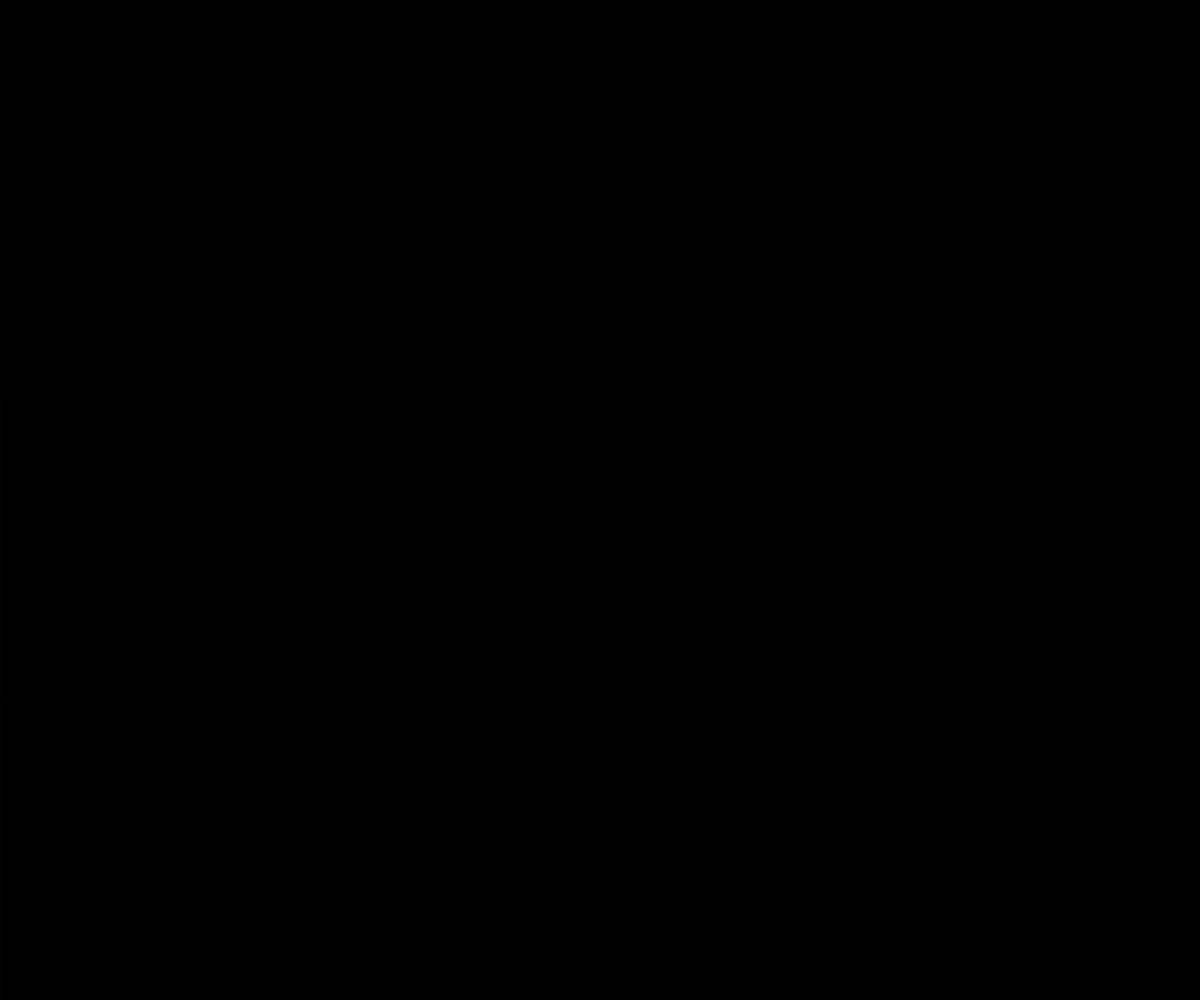
Frame 1 (no input)
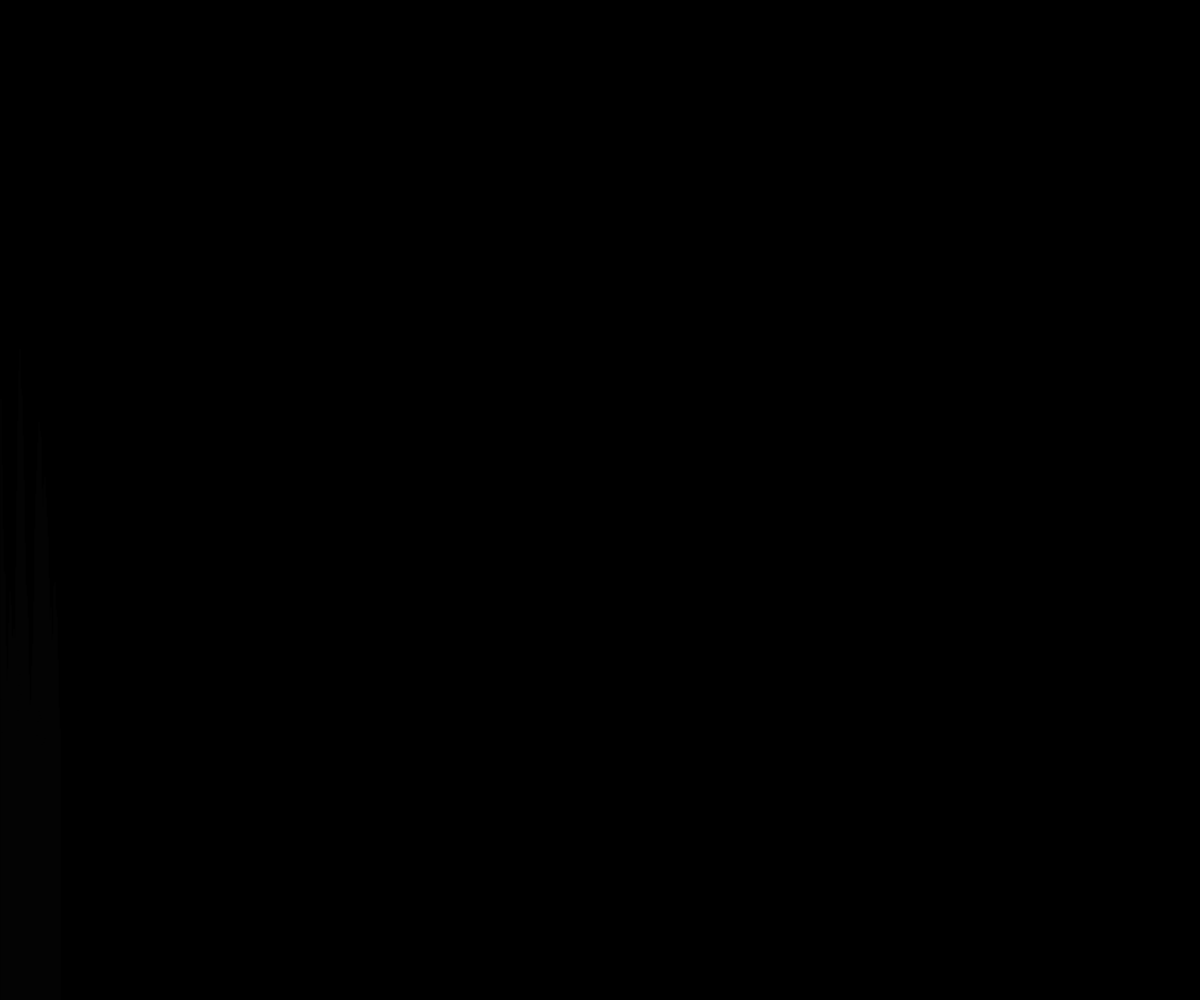
Frame 60 (no input)
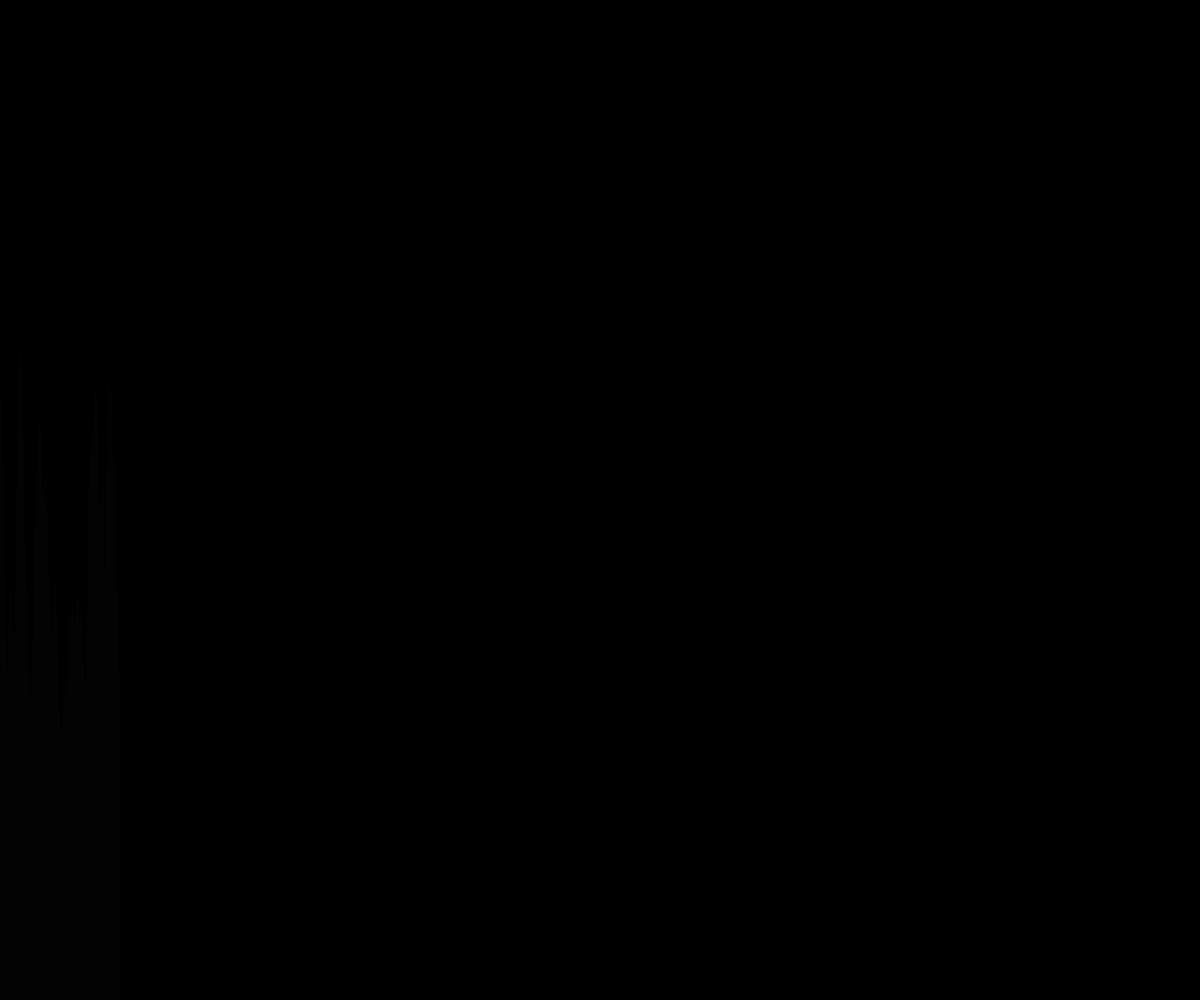
Frame 120 (the mouse pressed at the canvas centre since frame 60)

The p5.js sketch that drew these frames (run headless with seeded random() and noise() and a simulated clock; from frame 60 on, the mouse is pressed at the canvas centre):

// p5.js sketch
// ── sketch.js
function setup() {
  createCanvas(windowWidth,windowHeight);
  background(0);
}

function draw() {
  stroke(255,5);
  line(frameCount%width,height,frameCount%width,map(noise(frameCount*0.1,frameCount*0.001),0,1,height,0));
}
